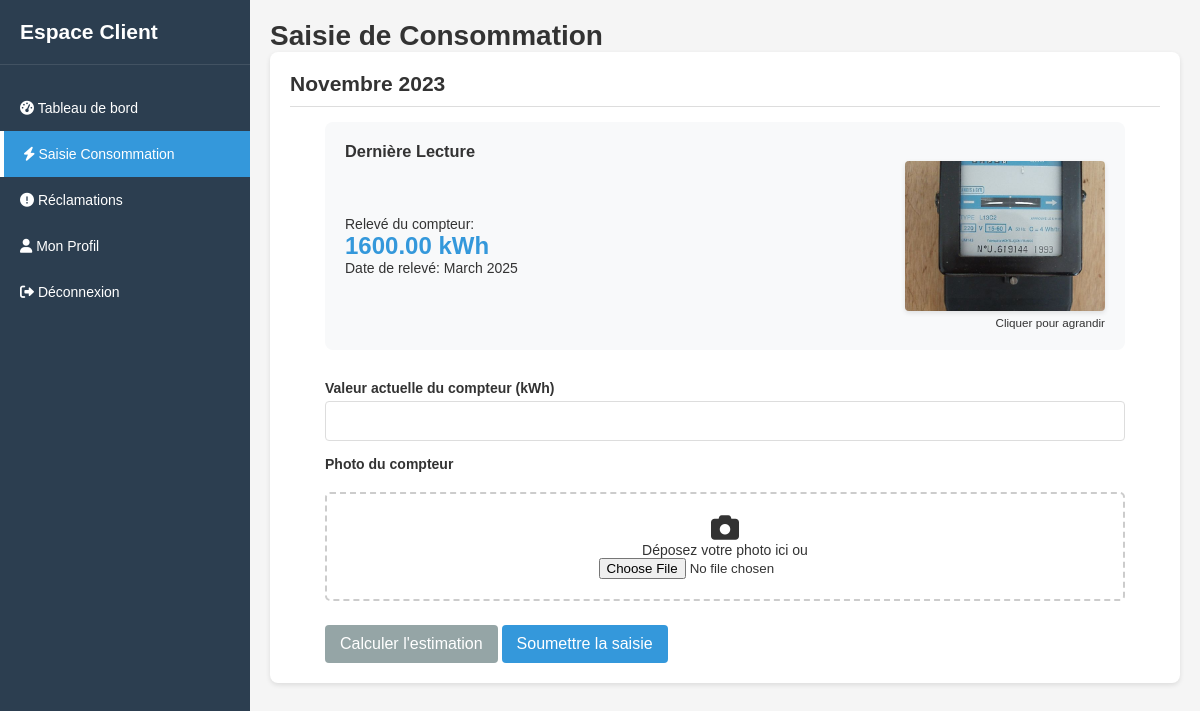
Page /ihm/client/consommations.php (signed in) on the committed database.
### tables this page shows
CREATE TABLE `consommations_mensuelles` (
  `consommation_id` int NOT NULL AUTO_INCREMENT,
  `client_id` int NOT NULL,
  `compteur_id` int NOT NULL,
  `kw` decimal(10,2) NOT NULL,
  `image_path` varchar(255) NOT NULL,
  `created_at` datetime DEFAULT CURRENT_TIMESTAMP,
  PRIMARY KEY (`consommation_id`),
  KEY `client_id` (`client_id`),
  KEY `compteur_id` (`compteur_id`),
  CONSTRAINT `consommations_mensuelles_ibfk_1` FOREIGN KEY (`client_id`) REFERENCES `clients` (`client_id`),
  CONSTRAINT `consommations_mensuelles_ibfk_2` FOREIGN KEY (`compteur_id`) REFERENCES `compteurs` (`compteur_id`)
);

### DB/connexion.php (called while the page is built)
<?php
class Database {
    private static $instance = null;
    private $pdo;
    private function __construct() {
        $host = '127.0.0.1';
        $dbName = 'gestion_factures';
        $user = 'root';
        $password = '';
        $dsn = "mysql:host={$host};dbname={$dbName};charset=utf8mb4";
        try {
            $this->pdo = new PDO($dsn, $user, $password, [
                PDO::ATTR_ERRMODE => PDO::ERRMODE_EXCEPTION,
                PDO::ATTR_DEFAULT_FETCH_MODE => PDO::FETCH_ASSOC
            ]);
        } catch (PDOException $e) {
            die("Erreur de connexion à la base de données : " . $e->getMessage());
        }
    }
    public static function getInstance(): Database {
        if (self::$instance === null) {
            self::$instance = new Database();
        }
        return self::$instance;
    }
    public function getConnection(): PDO {
        return $this->pdo;
    }
}

### traitement/consommationService.php (called while the page is built, shortened)
<?php
require_once __DIR__ . '/../DB/consommationDAO.php';
require_once __DIR__ . '/../models/consommationMensuelle.php';
class consommationService {
    private $consommationRepository;
    public function __construct() {
        $this->consommationRepository = new ConsommationDAO();
    }
    public function getLastMonthlyConsumption($clientId)
    {
        return $this->consommationRepository->getLastNormalConsumption($clientId);
    }
}

### DB/consommationDAO.php (called while the page is built, shortened)
<?php
require_once __DIR__ . '/../models/consommationMensuelle.php';
require_once 'connexion.php';
class ConsommationDAO
{
    private $db;
    public function __construct()
    {
        $this->db = Database::getInstance()->getConnection();
    }
    public function getLastNormalConsumption($clientId)
    {
        $stmt = $this->db->prepare("
            SELECT cm.consommation_id, cm.kw, cm.image_path, cm.created_at
            FROM consommations_mensuelles cm
            LEFT JOIN anomalies_consommation ac ON cm.consommation_id = ac.consommation_id
            WHERE cm.client_id = :client_id
            AND ac.anomalie_id IS NULL
            ORDER BY cm.created_at DESC
            LIMIT 1
        ");
        $stmt->execute(['client_id' => $clientId]);
        $row = $stmt->fetch();
        $consumption = new ConsommationMensuelle($row['kw'], $row['image_path'], $row['created_at']);
        $consumption->setId($row['consommation_id']);
        return $consumption;
    }
}

### models/consommationMensuelle.php (called while the page is built, shortened)
<?php
class ConsommationMensuelle
{
    private $kw;
    private $imagePath;
    private $createdAt;
    public function __construct($kw, $imagePath, $createdAt = null)
    {
        $this->kw = $kw;
        $this->imagePath = $imagePath;
        $this->createdAt = $createdAt;
    }
    public function getKw()
    {
        return $this->kw;
    }
    public function getImagePath()
    {
        return $this->imagePath;
    }
    public function getCreatedAt()
    {
        return $this->createdAt;
    }
}

### ihm/client/consommations.php (the view, shortened to what this page needs)
<?php
require_once '../../traitement/consommationService.php';
require_once '../../models/consommationMensuelle.php';
$clientId = $_SESSION['client_id'];
$consommationService = new ConsommationService();
$lastConsumption = $consommationService->getLastMonthlyConsumption($clientId);
$consumptionDate = !empty($lastConsumption) ? date('F Y', strtotime($lastConsumption->getCreatedAt())) : 'N/A';
$consumptionValue = !empty($lastConsumption) ? $lastConsumption->getKw() : 0;
$imagePath = $lastConsumption ? $lastConsumption->getImagePath() : '';
?>
<!DOCTYPE html>
<html lang="fr">
<head>
    <link rel="stylesheet" href="../../assets/css/main.css">
    <link rel="stylesheet" href="https://cdnjs.cloudflare.com/ajax/libs/font-awesome/6.0.0-beta3/css/all.min.css">
</head>
<body>
    <div class="app-container">
        <div class="sidebar">
            <div class="sidebar-header">
                <h2>Espace Client</h2>
            </div>
            <div class="sidebar-menu">
                <a href="dashboard.php">
                    <i class="fas fa-tachometer-alt"></i> Tableau de bord
                </a>
                <a href="consommations.php" class="active">
                    <i class="fas fa-bolt"></i> Saisie Consommation
                </a>
                <a href="claims.php">
                    <i class="fas fa-exclamation-circle"></i> Réclamations
                </a>
                <a href="profile.php">
                    <i class="fas fa-user"></i> Mon Profil
                </a>
                <a href="../deconnexion.php" class="logout">
                    <i class="fas fa-sign-out-alt"></i> Déconnexion
                </a>
            </div>
        </div>
        <div class="main-content">
            <h1>Saisie de Consommation</h1>
            <div class="card">
                <div class="card-header">
                    <h2>Novembre 2023</h2>
                </div>
                <div class="consumption-form">
                    <div class="previous-reading">
                        <h3>Dernière Lecture</h3>
                        <div class="previous-details">
                            <div class="previous-value">
                                <p>Relevé du compteur:</p>
                                <div class="value"><?php echo $consumptionValue; ?> kWh</div>
                                <p>Date de relevé: <?php echo $consumptionDate; ?></p>
                            </div>
                            <div class="previous-photo">
                                <img src="<?php echo htmlspecialchars($imagePath); ?>"
                                     alt="Photo du compteur précédent"
                                     class="meter-photo"
                                     onclick="openPhotoModal(this.src)">
                                <p><small>Cliquer pour agrandir</small></p>
                            </div>
                        </div>
                    </div>
                    <form id="consumption-form" method="POST" action="consommations.php" enctype="multipart/form-data">
                        <div class="form-group">
                            <label for="current-value">Valeur actuelle du compteur (kWh)</label>
                            <input type="number" name="current-value" id="current-value" data-previous-value="<?php echo $consumptionValue; ?>" required>
                        </div>
                        <div class="form-group">
                            <label>Photo du compteur</label>
                            <div class="upload-container">
                                <i class="fas fa-camera fa-2x"></i>
                                <p>Déposez votre photo ici ou</p>
                                <input type="file" name="meter-photo" id="meter-photo" accept="image/*" required>
                            </div>
                        </div>
                        <div class="form-actions text-center mt-3">
                            <button type="button" class="btn btn-secondary" id="calculate-btn">
                                Calculer l'estimation
                            </button>
                            <button type="submit" class="btn btn-primary">
                                Soumettre la saisie
                            </button>
                        </div>
                    </form>
                </div>
            </div>
        </div>
    </div>
</body>
</html>

### assets/css/main.css (style rules this page uses)
:root { --primary-color: #2c3e50; --secondary-color: #3498db; --accent-color: #e74c3c; --light-color: #ecf0f1; --dark-color: #34495e; --success-color: #2ecc71; --warning-color: #f39c12; --danger-color: #e74c3c; --text-color: #333; --border-color: #ddd; --shadow: 0 2px 5px rgba(0,0,0,0.1); }
* { box-sizing: border-box; margin: 0; padding: 0; }
body { font-family: Geneva, Verdana, sans-serif; background-color: #f5f5f5; color: var(--text-color); font-size: 14px; }
.btn { display: inline-block; padding: 10px 15px; border: none; border-radius: 4px; cursor: pointer; font-size: 16px; transition: background-color 0.3s, transform 0.1s; text-decoration: none; }
.btn-primary { background-color: var(--secondary-color); color: white; }
.btn-secondary { background-color: #95a5a6; color: white; }
.form-group { margin-bottom: 15px; }
label { display: block; margin-bottom: 5px; font-weight: bold; }
input[type="text"], input[type="email"], input[type="password"], input[type="number"], select, textarea { width: 100%; padding: 10px; border: 1px solid var(--border-color); border-radius: 4px; font-size: 16px; }
.card { background-color: white; border-radius: 8px; box-shadow: var(--shadow); padding: 20px; margin-bottom: 20px; }
.card-header { border-bottom: 1px solid var(--border-color); padding-bottom: 10px; margin-bottom: 15px; }
.app-container { display: flex; min-height: 100vh; }
.sidebar { width: 250px; background-color: var(--primary-color); color: white; padding-top: 20px; position: fixed; height: 100vh; left: 0; top: 0; }
.sidebar-header { padding: 0 20px 20px; border-bottom: 1px solid rgba(255,255,255,0.1); }
.sidebar-menu { margin-top: 20px; }
.sidebar-menu a { display: block; color: white; text-decoration: none; padding: 15px 20px; transition: background-color 0.3s; }
.sidebar-menu a.active { background-color: var(--secondary-color); border-left: 4px solid white; }
.main-content { flex: 1; margin-left: 250px; padding: 20px; }
.mt-3 { margin-top: 1.5rem; }

### ihm/client/consommations.php (style rules this page uses)
.consumption-form { max-width: 800px; margin: 0 auto; }
.previous-reading { background-color: #f8f9fa; border-radius: 8px; padding: 20px; margin-bottom: 30px; }
.previous-details { display: flex; justify-content: space-between; align-items: center; }
.previous-value { flex: 1; }
.previous-value .value { font-size: 24px; font-weight: bold; color: var(--secondary-color); }
.previous-photo { flex: 1; text-align: right; }
.meter-photo { width: 200px; height: 150px; object-fit: cover; border-radius: 4px; cursor: pointer; box-shadow: var(--shadow); }
.upload-container { margin-top: 20px; border: 2px dashed #ccc; border-radius: 5px; padding: 20px; text-align: center; margin-bottom: 20px; }

### rows in the picture
consommations_mensuelles: kw "1600.00", created_at "March 2025", image_path (picture)
